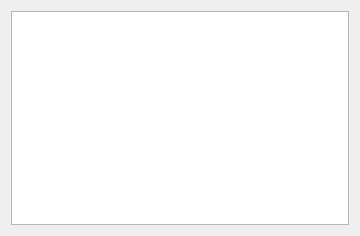
<?xml version="1.0" encoding="UTF-8"?>
<ui version="4.0">
 <class>WizardCheck_UI</class>
 <widget class="QWidget" name="WizardCheck_UI">
  <property name="geometry">
   <rect>
    <x>0</x>
    <y>0</y>
    <width>360</width>
    <height>236</height>
   </rect>
  </property>
  <layout class="QGridLayout" name="gridLayout">
   <item row="0" column="0">
    <widget class="QTreeWidget" name="programList">
     <property name="alternatingRowColors">
      <bool>true</bool>
     </property>
     <property name="rootIsDecorated">
      <bool>false</bool>
     </property>
     <property name="columnCount">
      <number>2</number>
     </property>
     <attribute name="headerVisible">
      <bool>false</bool>
     </attribute>
     <attribute name="headerVisible">
      <bool>false</bool>
     </attribute>
     <column>
      <property name="text">
       <string notr="true">1</string>
      </property>
     </column>
     <column>
      <property name="text">
       <string notr="true">2</string>
      </property>
     </column>
    </widget>
   </item>
  </layout>
 </widget>
 <resources/>
 <connections/>
</ui>
